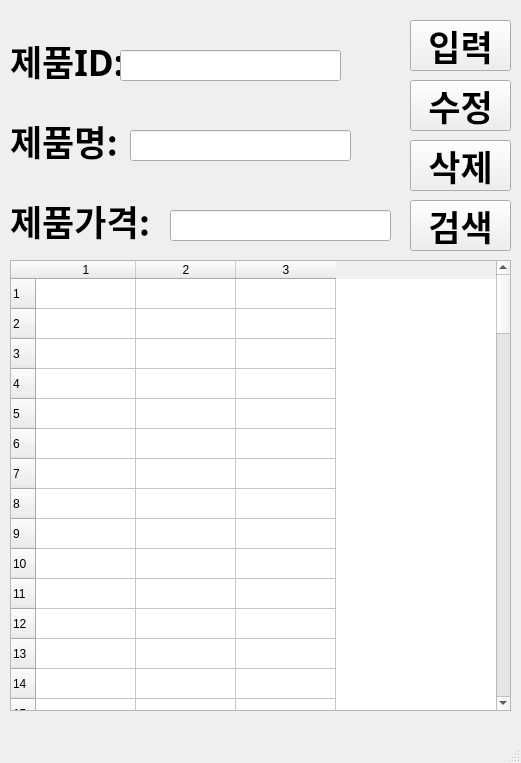
<?xml version="1.0" encoding="UTF-8"?>
<ui version="4.0">
 <class>MainWindow</class>
 <widget class="QMainWindow" name="MainWindow">
  <property name="geometry">
   <rect>
    <x>0</x>
    <y>0</y>
    <width>521</width>
    <height>763</height>
   </rect>
  </property>
  <property name="windowTitle">
   <string>MainWindow</string>
  </property>
  <widget class="QWidget" name="centralwidget">
   <widget class="QLabel" name="label">
    <property name="geometry">
     <rect>
      <x>10</x>
      <y>10</y>
      <width>151</width>
      <height>101</height>
     </rect>
    </property>
    <property name="font">
     <font>
      <family>Agency FB</family>
      <pointsize>26</pointsize>
      <weight>75</weight>
      <bold>true</bold>
     </font>
    </property>
    <property name="text">
     <string>제품ID:</string>
    </property>
   </widget>
   <widget class="QLabel" name="label_2">
    <property name="geometry">
     <rect>
      <x>10</x>
      <y>90</y>
      <width>151</width>
      <height>101</height>
     </rect>
    </property>
    <property name="font">
     <font>
      <family>Agency FB</family>
      <pointsize>26</pointsize>
      <weight>75</weight>
      <bold>true</bold>
     </font>
    </property>
    <property name="text">
     <string>제품명:</string>
    </property>
   </widget>
   <widget class="QLabel" name="label_3">
    <property name="geometry">
     <rect>
      <x>10</x>
      <y>170</y>
      <width>151</width>
      <height>101</height>
     </rect>
    </property>
    <property name="font">
     <font>
      <family>Agency FB</family>
      <pointsize>26</pointsize>
      <weight>75</weight>
      <bold>true</bold>
     </font>
    </property>
    <property name="text">
     <string>제품가격:</string>
    </property>
   </widget>
   <widget class="QLineEdit" name="prodID">
    <property name="geometry">
     <rect>
      <x>120</x>
      <y>50</y>
      <width>221</width>
      <height>31</height>
     </rect>
    </property>
    <property name="font">
     <font>
      <family>Agency FB</family>
      <pointsize>26</pointsize>
      <weight>75</weight>
      <bold>true</bold>
     </font>
    </property>
   </widget>
   <widget class="QLineEdit" name="prodName">
    <property name="geometry">
     <rect>
      <x>130</x>
      <y>130</y>
      <width>221</width>
      <height>31</height>
     </rect>
    </property>
    <property name="font">
     <font>
      <family>Agency FB</family>
      <pointsize>26</pointsize>
      <weight>75</weight>
      <bold>true</bold>
     </font>
    </property>
   </widget>
   <widget class="QLineEdit" name="prodPrice">
    <property name="geometry">
     <rect>
      <x>170</x>
      <y>210</y>
      <width>221</width>
      <height>31</height>
     </rect>
    </property>
    <property name="font">
     <font>
      <family>Agency FB</family>
      <pointsize>26</pointsize>
      <weight>75</weight>
      <bold>true</bold>
     </font>
    </property>
   </widget>
   <widget class="QPushButton" name="pushButton">
    <property name="geometry">
     <rect>
      <x>410</x>
      <y>20</y>
      <width>101</width>
      <height>51</height>
     </rect>
    </property>
    <property name="font">
     <font>
      <family>Agency FB</family>
      <pointsize>26</pointsize>
      <weight>75</weight>
      <bold>true</bold>
     </font>
    </property>
    <property name="text">
     <string>입력</string>
    </property>
   </widget>
   <widget class="QPushButton" name="pushButton_2">
    <property name="geometry">
     <rect>
      <x>410</x>
      <y>140</y>
      <width>101</width>
      <height>51</height>
     </rect>
    </property>
    <property name="font">
     <font>
      <family>Agency FB</family>
      <pointsize>26</pointsize>
      <weight>75</weight>
      <bold>true</bold>
     </font>
    </property>
    <property name="text">
     <string>삭제</string>
    </property>
   </widget>
   <widget class="QPushButton" name="pushButton_3">
    <property name="geometry">
     <rect>
      <x>410</x>
      <y>200</y>
      <width>101</width>
      <height>51</height>
     </rect>
    </property>
    <property name="font">
     <font>
      <family>Agency FB</family>
      <pointsize>26</pointsize>
      <weight>75</weight>
      <bold>true</bold>
     </font>
    </property>
    <property name="text">
     <string>검색</string>
    </property>
   </widget>
   <widget class="QPushButton" name="pushButton_4">
    <property name="geometry">
     <rect>
      <x>410</x>
      <y>80</y>
      <width>101</width>
      <height>51</height>
     </rect>
    </property>
    <property name="font">
     <font>
      <family>Agency FB</family>
      <pointsize>26</pointsize>
      <weight>75</weight>
      <bold>true</bold>
     </font>
    </property>
    <property name="text">
     <string>수정</string>
    </property>
   </widget>
   <widget class="QTableWidget" name="tableWidget">
    <property name="geometry">
     <rect>
      <x>10</x>
      <y>260</y>
      <width>501</width>
      <height>451</height>
     </rect>
    </property>
    <property name="rowCount">
     <number>100</number>
    </property>
    <property name="columnCount">
     <number>3</number>
    </property>
    <row/>
    <row/>
    <row/>
    <row/>
    <row/>
    <row/>
    <row/>
    <row/>
    <row/>
    <row/>
    <row/>
    <row/>
    <row/>
    <row/>
    <row/>
    <row/>
    <row/>
    <row/>
    <row/>
    <row/>
    <row/>
    <row/>
    <row/>
    <row/>
    <row/>
    <row/>
    <row/>
    <row/>
    <row/>
    <row/>
    <row/>
    <row/>
    <row/>
    <row/>
    <row/>
    <row/>
    <row/>
    <row/>
    <row/>
    <row/>
    <row/>
    <row/>
    <row/>
    <row/>
    <row/>
    <row/>
    <row/>
    <row/>
    <row/>
    <row/>
    <row/>
    <row/>
    <row/>
    <row/>
    <row/>
    <row/>
    <row/>
    <row/>
    <row/>
    <row/>
    <row/>
    <row/>
    <row/>
    <row/>
    <row/>
    <row/>
    <row/>
    <row/>
    <row/>
    <row/>
    <row/>
    <row/>
    <row/>
    <row/>
    <row/>
    <row/>
    <row/>
    <row/>
    <row/>
    <row/>
    <row/>
    <row/>
    <row/>
    <row/>
    <row/>
    <row/>
    <row/>
    <row/>
    <row/>
    <row/>
    <row/>
    <row/>
    <row/>
    <row/>
    <row/>
    <row/>
    <row/>
    <row/>
    <row/>
    <row/>
    <column/>
    <column/>
    <column/>
   </widget>
  </widget>
  <widget class="QMenuBar" name="menubar">
   <property name="geometry">
    <rect>
     <x>0</x>
     <y>0</y>
     <width>521</width>
     <height>21</height>
    </rect>
   </property>
  </widget>
  <widget class="QStatusBar" name="statusbar"/>
 </widget>
 <resources/>
 <connections>
  <connection>
   <sender>pushButton</sender>
   <signal>clicked()</signal>
   <receiver>MainWindow</receiver>
   <slot>addProduct()</slot>
   <hints>
    <hint type="sourcelabel">
     <x>482</x>
     <y>64</y>
    </hint>
    <hint type="destinationlabel">
     <x>516</x>
     <y>62</y>
    </hint>
   </hints>
  </connection>
  <connection>
   <sender>pushButton_4</sender>
   <signal>clicked()</signal>
   <receiver>MainWindow</receiver>
   <slot>updataProduct()</slot>
   <hints>
    <hint type="sourcelabel">
     <x>495</x>
     <y>130</y>
    </hint>
    <hint type="destinationlabel">
     <x>521</x>
     <y>126</y>
    </hint>
   </hints>
  </connection>
  <connection>
   <sender>pushButton_2</sender>
   <signal>clicked()</signal>
   <receiver>MainWindow</receiver>
   <slot>removeProduct()</slot>
   <hints>
    <hint type="sourcelabel">
     <x>492</x>
     <y>189</y>
    </hint>
    <hint type="destinationlabel">
     <x>523</x>
     <y>192</y>
    </hint>
   </hints>
  </connection>
  <connection>
   <sender>pushButton_3</sender>
   <signal>clicked()</signal>
   <receiver>MainWindow</receiver>
   <slot>getProduct()</slot>
   <hints>
    <hint type="sourcelabel">
     <x>495</x>
     <y>245</y>
    </hint>
    <hint type="destinationlabel">
     <x>520</x>
     <y>246</y>
    </hint>
   </hints>
  </connection>
 </connections>
 <slots>
  <slot>addProduct()</slot>
  <slot>updataProduct()</slot>
  <slot>removeProduct()</slot>
  <slot>getProduct()</slot>
 </slots>
</ui>
